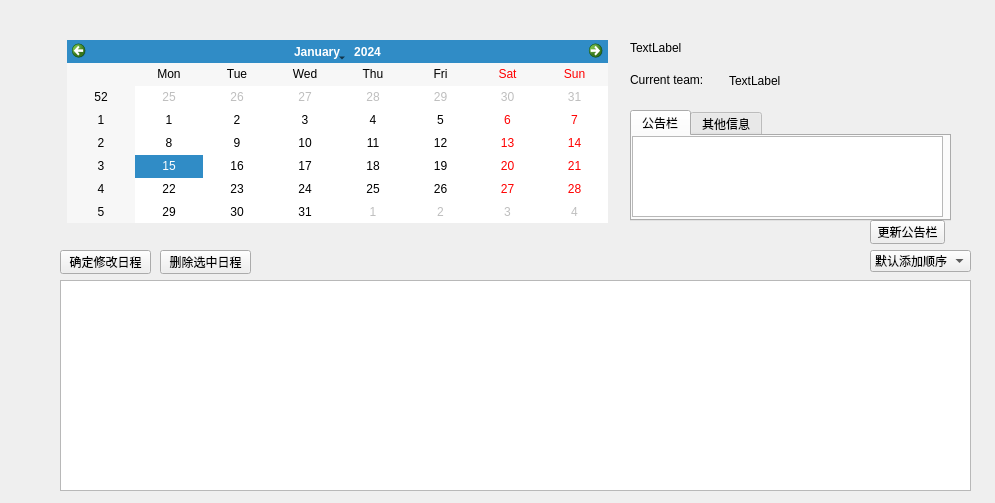
<?xml version="1.0" encoding="UTF-8"?>
<ui version="4.0">
 <class>calendar_team</class>
 <widget class="QWidget" name="calendar_team">
  <property name="geometry">
   <rect>
    <x>0</x>
    <y>0</y>
    <width>995</width>
    <height>503</height>
   </rect>
  </property>
  <property name="windowTitle">
   <string>Form</string>
  </property>
  <widget class="QCalendarWidget" name="calendarWidget">
   <property name="geometry">
    <rect>
     <x>67</x>
     <y>40</y>
     <width>541</width>
     <height>183</height>
    </rect>
   </property>
  </widget>
  <widget class="QComboBox" name="comboBox">
   <property name="geometry">
    <rect>
     <x>870</x>
     <y>250</y>
     <width>101</width>
     <height>22</height>
    </rect>
   </property>
   <item>
    <property name="text">
     <string>默认添加顺序</string>
    </property>
   </item>
   <item>
    <property name="text">
     <string>开始时间</string>
    </property>
   </item>
   <item>
    <property name="text">
     <string>结束时间</string>
    </property>
   </item>
   <item>
    <property name="text">
     <string>紧急程度</string>
    </property>
   </item>
  </widget>
  <widget class="QPushButton" name="pushButton_3">
   <property name="geometry">
    <rect>
     <x>160</x>
     <y>250</y>
     <width>91</width>
     <height>24</height>
    </rect>
   </property>
   <property name="text">
    <string>删除选中日程</string>
   </property>
  </widget>
  <widget class="QTableWidget" name="tableWidget">
   <property name="geometry">
    <rect>
     <x>60</x>
     <y>280</y>
     <width>911</width>
     <height>211</height>
    </rect>
   </property>
   <property name="sizePolicy">
    <sizepolicy hsizetype="Fixed" vsizetype="Fixed">
     <horstretch>0</horstretch>
     <verstretch>0</verstretch>
    </sizepolicy>
   </property>
  </widget>
  <widget class="QPushButton" name="pushButton_4">
   <property name="geometry">
    <rect>
     <x>870</x>
     <y>220</y>
     <width>75</width>
     <height>24</height>
    </rect>
   </property>
   <property name="text">
    <string>更新公告栏</string>
   </property>
  </widget>
  <widget class="QPushButton" name="pushButton_2">
   <property name="geometry">
    <rect>
     <x>60</x>
     <y>250</y>
     <width>91</width>
     <height>24</height>
    </rect>
   </property>
   <property name="text">
    <string>确定修改日程</string>
   </property>
  </widget>
  <widget class="QWidget" name="horizontalLayoutWidget">
   <property name="geometry">
    <rect>
     <x>630</x>
     <y>70</y>
     <width>191</width>
     <height>21</height>
    </rect>
   </property>
   <layout class="QHBoxLayout" name="horizontalLayout">
    <item>
     <widget class="QLabel" name="label_14">
      <property name="sizePolicy">
       <sizepolicy hsizetype="Minimum" vsizetype="Fixed">
        <horstretch>0</horstretch>
        <verstretch>0</verstretch>
       </sizepolicy>
      </property>
      <property name="text">
       <string>Current team:</string>
      </property>
      <property name="alignment">
       <set>Qt::AlignLeading|Qt::AlignLeft|Qt::AlignVCenter</set>
      </property>
     </widget>
    </item>
    <item>
     <widget class="QLabel" name="label_2">
      <property name="text">
       <string>TextLabel</string>
      </property>
     </widget>
    </item>
   </layout>
  </widget>
  <widget class="QLabel" name="label">
   <property name="geometry">
    <rect>
     <x>630</x>
     <y>40</y>
     <width>221</width>
     <height>16</height>
    </rect>
   </property>
   <property name="text">
    <string>TextLabel</string>
   </property>
  </widget>
  <widget class="QTabWidget" name="tabWidget">
   <property name="geometry">
    <rect>
     <x>630</x>
     <y>110</y>
     <width>321</width>
     <height>111</height>
    </rect>
   </property>
   <property name="currentIndex">
    <number>0</number>
   </property>
   <widget class="QWidget" name="tab">
    <attribute name="title">
     <string>公告栏</string>
    </attribute>
    <widget class="QTextEdit" name="textEdit">
     <property name="geometry">
      <rect>
       <x>0</x>
       <y>0</y>
       <width>311</width>
       <height>81</height>
      </rect>
     </property>
    </widget>
   </widget>
   <widget class="QWidget" name="tab_2">
    <attribute name="title">
     <string>其他信息</string>
    </attribute>
    <widget class="QTextEdit" name="textEdit_2">
     <property name="geometry">
      <rect>
       <x>0</x>
       <y>0</y>
       <width>321</width>
       <height>81</height>
      </rect>
     </property>
    </widget>
   </widget>
  </widget>
 </widget>
 <resources/>
 <connections/>
</ui>
